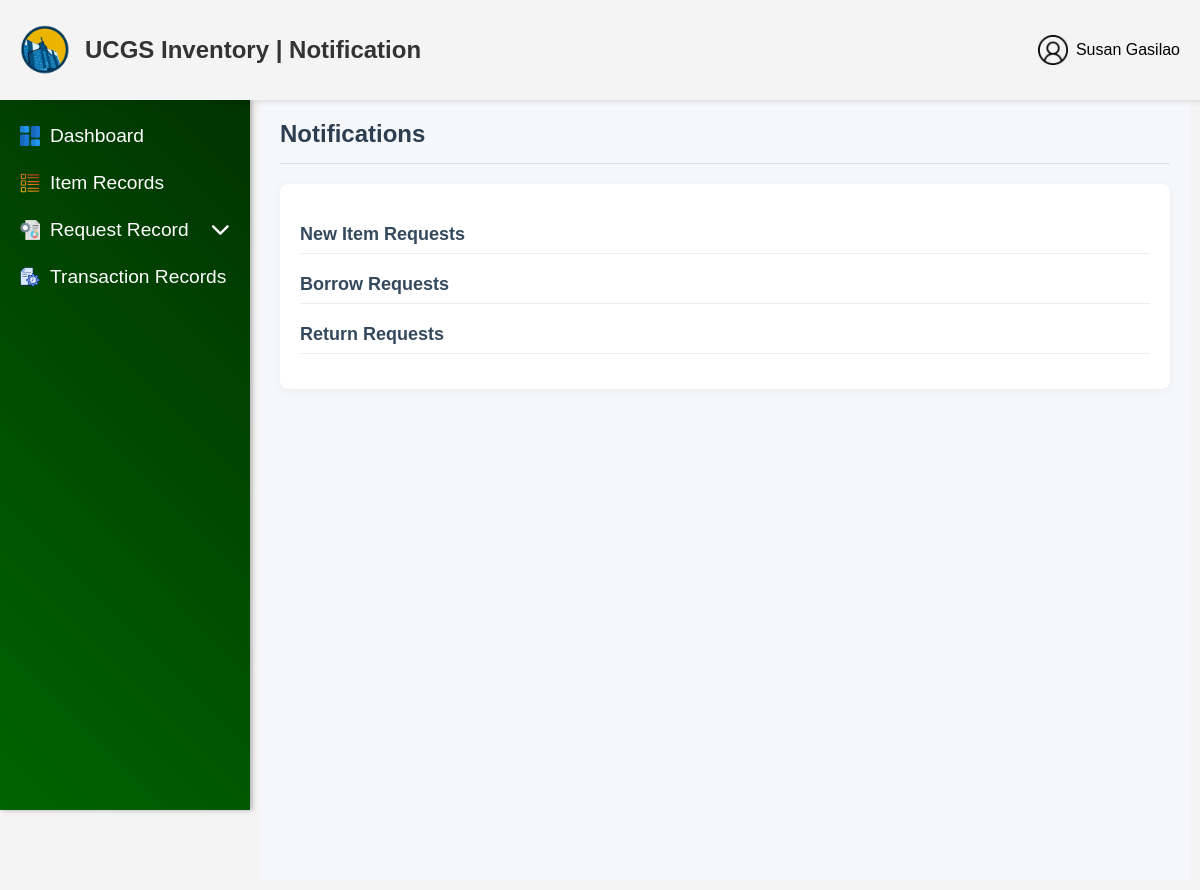
Before: /user/usernotification.php (signed in) with the older database file.
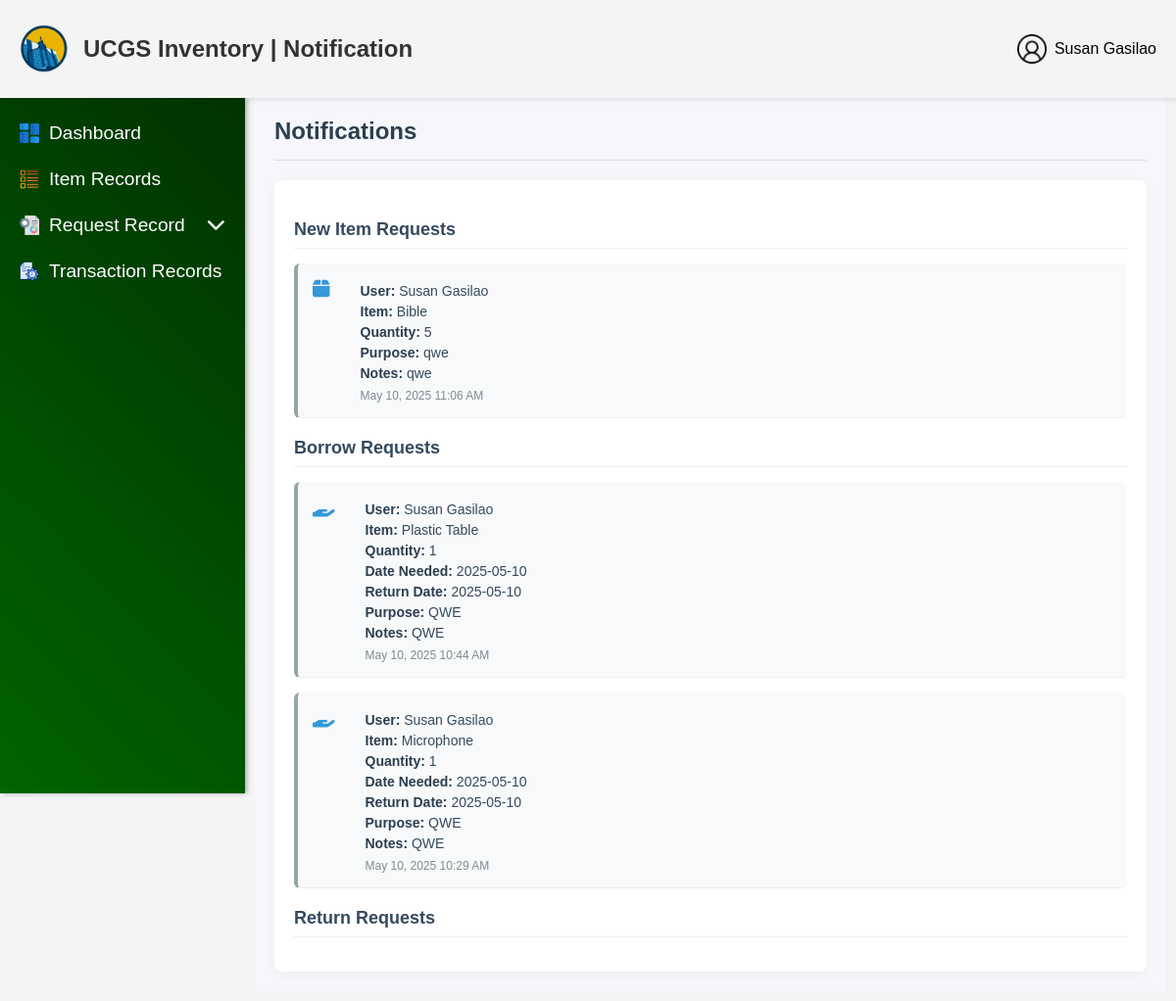
After: the same page with the newer database file.
### tables this page shows
CREATE TABLE `new_item_requests` (
  `request_id` int(11) NOT NULL,
  `user_id` int(11) NOT NULL,
  `item_name` varchar(255) NOT NULL,
  `item_category` varchar(50) NOT NULL,
  `quantity` int(11) NOT NULL,
  `item_unit` varchar(50) NOT NULL,
  `purpose` text NOT NULL,
  `notes` text DEFAULT NULL,
  `status` enum('Pending','Approved','Rejected') NOT NULL DEFAULT 'Pending',
  `request_date` datetime NOT NULL DEFAULT current_timestamp(),
  `ministry` enum('UCM','CWA','CHOIR','PWT','CYF') NOT NULL
);

CREATE TABLE `users` (
  `user_id` int(11) NOT NULL,
  `username` varchar(255) NOT NULL,
  `email` varchar(255) NOT NULL,
  `password` varchar(255) NOT NULL,
  `role` enum('User','Administrator') NOT NULL,
  `ministry` enum('UCM','CWA','CHOIR','PWT','CYF') NOT NULL,
  `status` enum('Active','Deactivated') NOT NULL DEFAULT 'Active',
  `created_at` datetime NOT NULL DEFAULT current_timestamp(),
  `updated_at` datetime DEFAULT NULL ON UPDATE current_timestamp(),
  `deactivation_end` datetime DEFAULT NULL,
  `reset_token` varchar(64) DEFAULT NULL,
  `reset_expires` datetime DEFAULT NULL
);

CREATE TABLE `borrow_requests` (
  `borrow_id` int(11) NOT NULL,
  `user_id` int(11) NOT NULL,
  `item_id` int(11) NOT NULL,
  `quantity` int(11) NOT NULL,
  `date_needed` date NOT NULL,
  `return_date` date NOT NULL,
  `purpose` text NOT NULL,
  `notes` text DEFAULT NULL,
  `status` enum('Pending','Approved','Rejected','For Checking','For Releasing','Released','Return Pending','Returned') NOT NULL DEFAULT 'Pending',
  `request_date` datetime NOT NULL DEFAULT current_timestamp(),
  `transaction_id` int(11) DEFAULT NULL,
  `item_name` varchar(255) DEFAULT NULL,
  `processed_at` datetime DEFAULT NULL,
  `rejection_reason` text DEFAULT NULL,
  `return_status` varchar(20) DEFAULT NULL,
  `return_reason` text DEFAULT NULL
);

CREATE TABLE `items` (
  `item_id` int(11) NOT NULL,
  `created_by` int(11) DEFAULT NULL,
  `item_no` varchar(50) NOT NULL,
  `item_name` varchar(255) NOT NULL,
  `description` text DEFAULT NULL,
  `quantity` int(11) NOT NULL,
  `availability` int(11) NOT NULL DEFAULT 0,
  `unit` varchar(10) NOT NULL DEFAULT 'pcs',
  `status` enum('Available','Out of Stock','Low Stock') NOT NULL,
  `model_no` varchar(50) DEFAULT NULL,
  `item_category` varchar(50) NOT NULL DEFAULT '',
  `item_location` varchar(50) DEFAULT NULL,
  `expiration` date DEFAULT NULL,
  `brand` varchar(50) DEFAULT NULL,
  `deleted_at` datetime DEFAULT NULL,
  `last_updated` datetime NOT NULL DEFAULT current_timestamp() ON UPDATE current_timestamp(),
  `created_at` datetime NOT NULL DEFAULT current_timestamp()
);

### user/usernotification.php (the view, shortened to what the changed rows need)
<?php
include '../config/db_connection.php';
$newItemRequestsQuery = "SELECT nir.request_id, nir.quantity, nir.purpose, nir.notes,
                                nir.status, nir.request_date,
                                u.username, nir.item_name
                         FROM new_item_requests nir
                         JOIN users u ON nir.user_id = u.user_id
                         ORDER BY nir.request_date DESC";
$newItemRequestsResult = $conn->query($newItemRequestsQuery);
$newItemRequests = [];
if ($newItemRequestsResult && $newItemRequestsResult->num_rows > 0) {
    while ($row = $newItemRequestsResult->fetch_assoc()) {
        $newItemRequests[] = $row;
    }
}
$borrowRequestsQuery = "SELECT br.borrow_id, br.quantity, br.date_needed, br.return_date,
                               br.purpose, br.notes, br.status, br.request_date,
                               u.username, i.item_name
                        FROM borrow_requests br
                        JOIN users u ON br.user_id = u.user_id
                        JOIN items i ON br.item_id = i.item_id
                        ORDER BY br.request_date DESC";
$borrowRequestsResult = $conn->query($borrowRequestsQuery);
$borrowRequests = [];
if ($borrowRequestsResult && $borrowRequestsResult->num_rows > 0) {
    while ($row = $borrowRequestsResult->fetch_assoc()) {
        $borrowRequests[] = $row;
    }
}
$returnRequests = [];
$allRequests = [
    'new_item_requests' => $newItemRequests,
    'borrow_requests' => $borrowRequests,
    'return_requests' => $returnRequests
];
?>
<!DOCTYPE html>
<html lang="en">
<head>
    <link rel="stylesheet" href="../css/UsersNotification.css">
    <link rel="stylesheet" href="https://cdnjs.cloudflare.com/ajax/libs/font-awesome/6.5.1/css/all.min.css">
</head>
<body>
    <div class="main-content">
        <div class="notification-header">
            <h2>Notifications</h2>
        </div>
        <div class="notification-list">
            <?php if (!empty($allRequests)): ?>
                <?php foreach ($allRequests['new_item_requests'] as $request): ?>
                    <div class="notification-item <?= $request['status'] === 'Pending' ? 'unread' : 'read' ?>"
                         data-request-id="<?= $request['request_id'] ?>">
                        <div class="notification-content">
                            <span class="notification-icon">
                                <i class="fa-solid fa-box"></i>
                            </span>
                            <div class="notification-text">
                                <p><strong>User:</strong> <?= htmlspecialchars($request['username']) ?></p>
                                <p><strong>Item:</strong> <?= htmlspecialchars($request['item_name']) ?></p>
                                <p><strong>Quantity:</strong> <?= htmlspecialchars($request['quantity']) ?></p>
                                <p><strong>Purpose:</strong> <?= htmlspecialchars($request['purpose']) ?></p>
                                <p><strong>Notes:</strong> <?= htmlspecialchars($request['notes'] ?? 'N/A') ?></p>
                                <span class="notification-date">
                                    <?= date('M j, Y g:i A', strtotime($request['request_date'])) ?>
                                </span>
                            </div>
                        </div>
                    </div>
                <?php endforeach; ?>
                <?php foreach ($allRequests['borrow_requests'] as $request): ?>
                    <div class="notification-item <?= $request['status'] === 'Pending' ? 'unread' : 'read' ?>"
                         data-borrow-id="<?= $request['borrow_id'] ?>">
                        <div class="notification-content">
                            <span class="notification-icon">
                                <i class="fa-solid fa-hand-holding"></i>
                            </span>
                            <div class="notification-text">
                                <p><strong>User:</strong> <?= htmlspecialchars($request['username']) ?></p>
                                <p><strong>Item:</strong> <?= htmlspecialchars($request['item_name']) ?></p>
                                <p><strong>Quantity:</strong> <?= htmlspecialchars($request['quantity']) ?></p>
                                <p><strong>Date Needed:</strong> <?= htmlspecialchars($request['date_needed']) ?></p>
                                <p><strong>Return Date:</strong> <?= htmlspecialchars($request['return_date']) ?></p>
                                <p><strong>Purpose:</strong> <?= htmlspecialchars($request['purpose']) ?></p>
                                <p><strong>Notes:</strong> <?= htmlspecialchars($request['notes'] ?? 'N/A') ?></p>
                                <span class="notification-date">
                                    <?= date('M j, Y g:i A', strtotime($request['request_date'])) ?>
                                </span>
                            </div>
                        </div>
                    </div>
                <?php endforeach; ?>
            <?php endif; ?>
        </div>
    </div>
</body>
</html>

Changed rows visible on the page:
added new_item_requests: user.username "Susan Gasilao", item_name "Bible", quantity "5", purpose "qwe", notes "qwe", request_date "May 10, 2025 11:06 AM"
added borrow_requests: user.username "Susan Gasilao", item.item_name "Plastic Table", quantity "1", date_needed "2025-05-10", return_date "2025-05-10", purpose "QWE", notes "QWE", request_date "May 10, 2025 10:44 AM"
added borrow_requests: user.username "Susan Gasilao", item.item_name "Microphone", quantity "1", date_needed "2025-05-10", return_date "2025-05-10", purpose "QWE", notes "QWE", request_date "May 10, 2025 10:29 AM"
